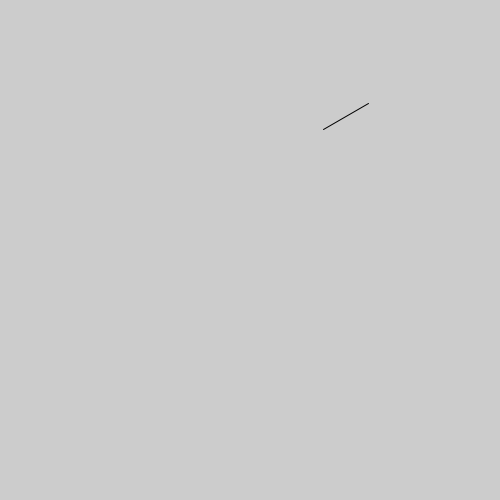
Frame 1 (no input)
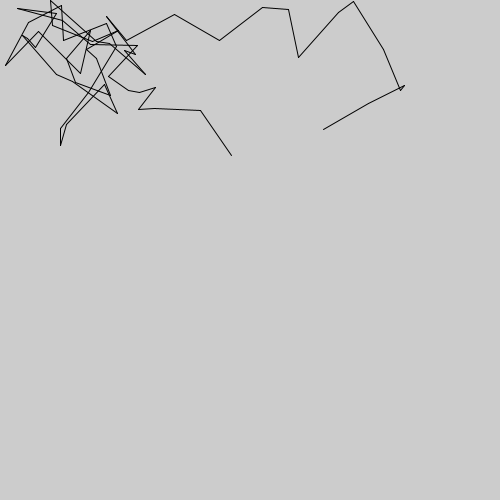
Frame 60 (the mouse pressed at the canvas centre just before this capture)
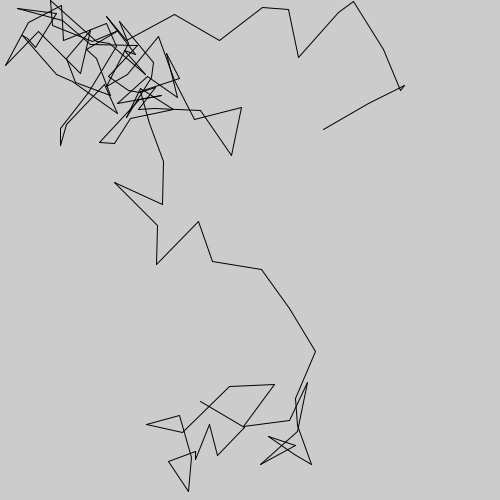
Frame 120 (the mouse held since frame 60 and released just before this capture)

The Processing sketch that drew these frames (run headless with seeded random() and noise(); from frame 60 on, the mouse is pressed at the canvas centre):

// Processing sketch: drill27
// ── drill27.pde
float x = 0, y = 0;
float up = 50, bottom = -50;
void setup() {
    size(500,500);
    x = random(width);
    y = random(height);
}

void draw() {
    float dx = random(bottom,up);
    float dy = random(bottom,up);
    while (x+dx < 0 || x+dx > width) {
        dx = random(bottom,up);
    }
    while (y+dy < 0 || y+dy > height) {
        dy = random(bottom,up);
    }
    line(x,y,x+dx,y+dy);
    x += dx;
    y += dy;
}
